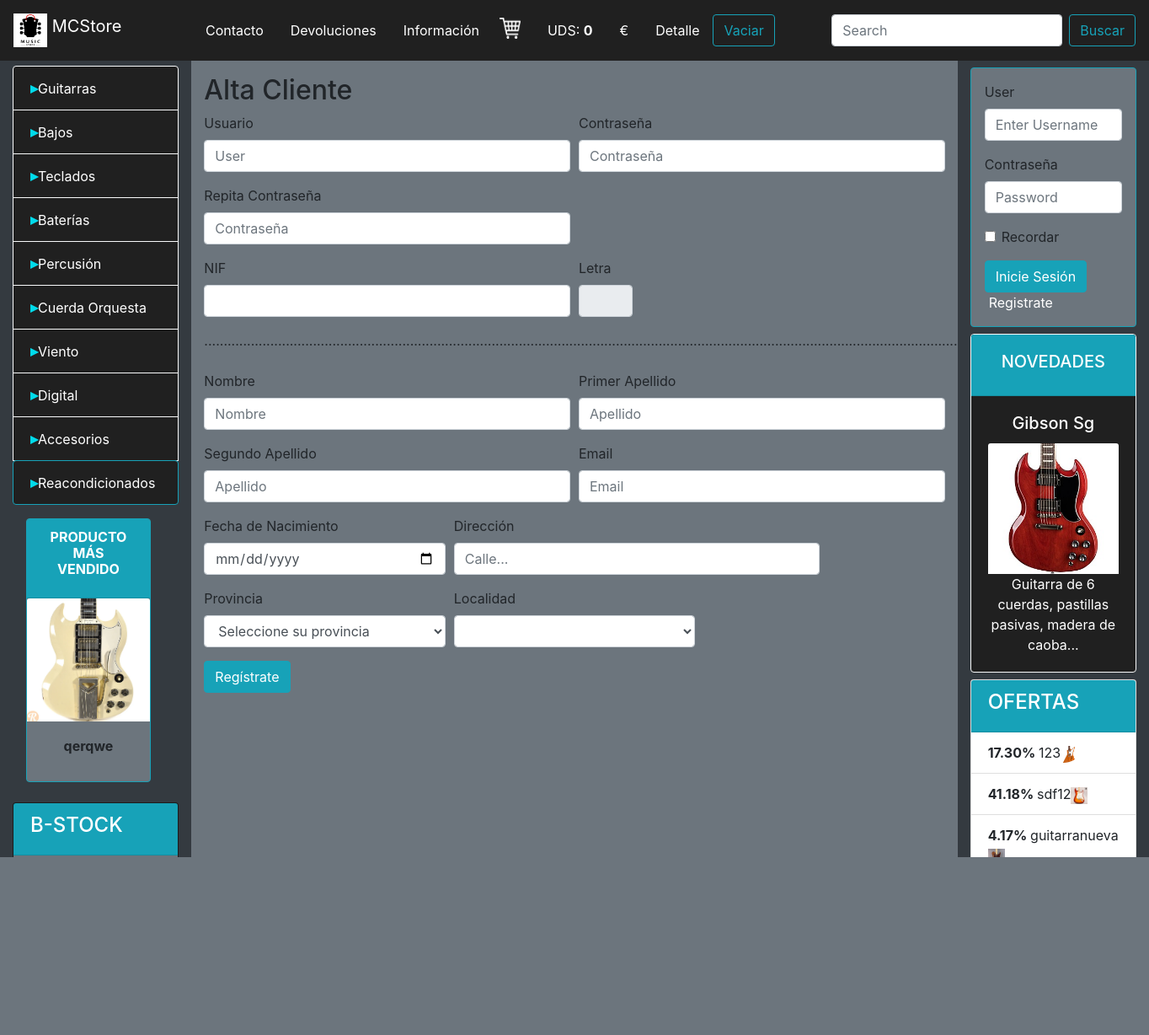
/index.php?registro=1, run on the app's committed database.
### tables this page shows
CREATE TABLE `categorias` (
  `id_categoria` int(11) NOT NULL DEFAULT '0',
  `nombre_categoria` varchar(50) DEFAULT NULL,
  `id_padre` int(11) DEFAULT NULL
);

CREATE TABLE `producto` (
  `referencia` int(11) NOT NULL,
  `nombre` varchar(50) NOT NULL,
  `stock` int(11) NOT NULL,
  `precio` float NOT NULL,
  `oferta` tinyint(1) NOT NULL,
  `novedad` tinyint(1) NOT NULL,
  `fecha_alta` date NOT NULL,
  `fecha_fabricacion` date NOT NULL,
  `descripcion` text NOT NULL,
  `imagen` varchar(50) NOT NULL,
  `id_categoria` int(11) NOT NULL,
  `precio_oferta` double NOT NULL,
  `cantidad_devueltos` int(11) NOT NULL DEFAULT '0'
);

### formulario_registro.php (the view, shortened to what this page needs)
<form class="mt-3" method="post" action="formulario_registro.php">
  <h2>Alta Cliente</h2>
  <div class="form-row">
    <div class="form-group col-md-6">
      <label for="user">Usuario</label>
      <input type="text" class="form-control" id="user" name="user" placeholder="User">
    </div><br>
    <div class="form-group col-md-6">
      <label for="inputPassword4">Contraseña</label>
      <input type="password" class="form-control" name="pass1" id="pass1" placeholder="Contraseña">
    </div>
    <div class="form-group col-md-6">
      <label for="inputPassword4">Repita Contraseña</label>
      <input type="password" class="form-control" name="pass2" id="pass2" placeholder="Contraseña">
    </div>
    <div class="form-grop col-md-6"></div>
    <div class="form-group col-md-6">
      <label for="nif">NIF</label>
      <input type="number" class="form-control" name="numerodni" id="nif" placeholder="">
    </div>
    <div class="form-group col-md-1">
      <label for="nif">Letra</label>
      <input type="text" class="form-control" readonly="readonly" name="letradni" id="letra" placeholder="">
    </div>
    <div class="form-group col-md-12">
      <label for="nombre">.......................................................................................................................................................................................................................................................</label>
    </div>
    <div class="form-group col-md-6">
      <label for="nombre">Nombre</label>
      <input type="text" class="form-control" name="nombre" id="nombre" placeholder="Nombre">
    </div>
    <div class="form-group col-md-6">
      <label for="apellido1">Primer Apellido</label>
      <input type="text" class="form-control" name="apel1" id="apellido1" placeholder="Apellido">
    </div>
    <div class="form-group col-md-6">
      <label for="apellido2">Segundo Apellido</label>
      <input type="text" class="form-control" name="apel2" id="apellido2" placeholder="Apellido">
    </div>
    <div class="form-group col-md-6">
      <label for="email">Email</label>
      <input type="email" class="form-control" name="email" id="email" placeholder="Email">
    </div>
    <div class="form-group col-md-4">
      <label for="fecha">Fecha de Nacimiento</label>
      <input type="date" class="form-control" name="fecha" id="fecha" placeholder="dd/mm/aaaa">
    </div>
    <div class="form-group col-md-6">
      <label for="direccion">Dirección</label>
      <input type="text" class="form-control" name="direccion" id="direccion" placeholder="Calle...">
    </div>
    <div class="form-group col-md-4">
      <label for="inputState">Provincia</label>
      <select name="provincia" id="provincia" class="form-control" onChange="return provinciaListOnChange()">
        <option>Seleccione su provincia</option>
      </select>
    </div>
    <div class="form-group col-md-4">
      <label for="inputCity">Localidad</label>
      <select name="localidad" class="form-control" id="localidad">
      </select>
    </div>
    </div>
    <button type="submit" id="enviar" class="btn btn-info">Regístrate</button>
</form>

### menu.php (shortened to what this page needs)
<?php
include 'conexion.php';
$consulta2 = $mysqli->query("select * from categorias where id_padre is NULL");
?>
<ul class="list-group margen-top barra">
  <?php
  while ($resultado2 = $consulta2->fetch_assoc()) {
    echo '<li class="list-group-item bg-black h-personal  border-light letras-blancas">
        <strong class="indice">▸</strong>' . $resultado2['nombre_categoria'] . '<ul class="barra">';
    echo '</ul></li>';
  }
  ?>
  <a href="index.php?categoria=bstock">
    <li class="list-group-item bg-black h-personal submenu border-info minimo letras-blancas">
      <strong class="indice">▸</strong>Reacondicionados</li>
  </a>
</ul>

### mas_vendido.php (shortened to what this page needs)
<?php
$consulta = $mysqli -> query("SELECT sum(cantidad) as suma, id_producto from linea_pedido GROUP by id_producto order by suma");
$resultado = $consulta->fetch_assoc();
$referencia = $resultado['id_producto'];
$consulta2 = $mysqli -> query("select * from producto where referencia ='".$referencia."'");
$producto = $consulta2 ->fetch_assoc();
?>
<div
class="card w-75 ml-3 mt-3 bg-secondary border-info"
style="width: 18rem;"
> <div class="card-header bg-info">
<h6 class="card-title font-weight-bold text-center letras-blancas" >
  PRODUCTO MÁS VENDIDO
</h6>
</div>
<img src="imagenes/<?php echo $producto['imagen'] ?>" class="card-img-top" alt="..." />
<div class="card-body text-center">
  <h6 class="card-title font-weight-bolder text-center">
    <?php echo $producto['nombre'] ?>
  </h6>
</div>
</div>

### b_stock.php
<?php
include 'conexion.php';
$consulta = $mysqli -> query("select * from producto where cantidad_devueltos not in (0) ORDER BY rand() limit 3 ");
?>
<div class="card mt-4  mb-3 bg-black">
 <div class="card-header bg-info">
   <h4 class="letras-blancas">B-STOCK</h4>
 </div>
 <ul class="list-group list-group-flush">
   <?php
   while($resultado = $consulta -> fetch_assoc()){
     ?>
      <li class="list-group-item bg-secondary"><img src="imagenes/<?php echo $resultado['imagen'] ?>" class="pequeña">  <?php echo $resultado['nombre']; ?> </li>
     <?php
   }
   ?>
 </ul>
</div>

### ofertas.php
<div class="card mt-2">
  <div class="card-header bg-info">
    <h4 class="letras-blancas">OFERTAS</h4>
  </div>
  <ul class="list-group list-group-flush">
  <?php
  include 'conexion.php';
  $consulta = $mysqli -> query("select * from producto where oferta=true ORDER BY rand() limit 3 ");
  while($result = $consulta -> fetch_assoc()){
    $porcentaje =100-( $result['precio_oferta']*100/$result['precio']);
    $porcentaje = number_format((float)$porcentaje, 2, '.', '');
    ?>
    <li class="list-group-item"><strong><?php echo $porcentaje?>% </strong><?php echo $result['nombre']?><img src="imagenes/<?php echo $result['imagen'] ?>" class="pequeña"> </li>
  <?php
  }
  ?>
  </ul>
</div>

### estilos.css (style rules this page uses)
ul { position: relative; list-style: none; }
.minimo { min-width: 150px; }
.margen-top { margin-top: 3%; }
.h-personal { height: 95%; }
.bg-black { background-color: #202020; }
.letras-blancas { color: white; }
.pequeña { width: 20px; height: 20px; }
.indice { color: #00dbeb; font-size: 18px; }

### data on the page
categorias: nombre_categoria "Guitarras"
categorias: nombre_categoria "Bajos"
categorias: nombre_categoria "Teclados"
categorias: nombre_categoria "Baterías"
categorias: nombre_categoria "Percusión"
categorias: nombre_categoria "Cuerda Orquesta"
categorias: nombre_categoria "Viento"
categorias: nombre_categoria "Digital"
categorias: nombre_categoria "Accesorios"
producto: imagen (picture), nombre "qerqwe"
producto: imagen (picture), porcentaje "17.30", nombre "123"
producto: imagen (picture)
producto: porcentaje "41.18", nombre "sdf12", imagen (picture)
producto: porcentaje "4.17", nombre "guitarranueva", imagen (picture)

### other printed values
$_SESSION['cantidad'] "0"
